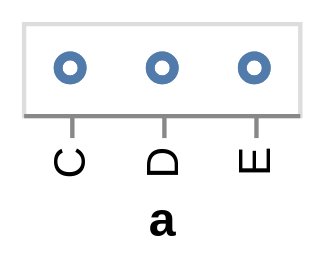

The specification (Vega-Lite) saved for this image:
### Vega specification from a JSON file in a GitHub repository (floating-point values rounded to 4 significant figures)
{"$schema": "https://vega.github.io/schema/vega/v3.0.json", "autosize": "pad", "padding": 5, "style": "cell", "data": [{"name": "source_0", "values": [{"a": "C", "b": 2}, {"a": "C", "b": 7}, {"a": "C", "b": 4}, {"a": "D", "b": 1}, {"a": "D", "b": 2}, {"a": "D", "b": 6}, {"a": "E", "b": 8}, {"a": "E", "b": 4}, {"a": "E", "b": 7}]}], "signals": [{"name": "x_step", "value": 21}, {"name": "width", "update": "bandspace(domain('x').length, 1, 0.5) * x_step"}, {"name": "height", "update": "21"}], "marks": [{"name": "marks", "type": "symbol", "role": "point", "style": ["point"], "from": {"data": "source_0"}, "encode": {"update": {"x": {"scale": "x", "field": "a"}, "y": {"signal": "height", "mult": 0.5}, "stroke": {"value": "#4c78a8"}, "fill": {"value": "transparent"}, "opacity": {"value": 0.7}}}}], "scales": [{"name": "x", "type": "point", "domain": {"data": "source_0", "field": "a", "sort": true}, "range": {"step": {"signal": "x_step"}}, "round": true, "padding": 0.5}], "axes": [{"scale": "x", "orient": "bottom", "title": "a", "zindex": 1, "encode": {"labels": {"update": {"angle": {"value": 270}, "align": {"value": "right"}, "baseline": {"value": "middle"}}}}}], "config": {"axis": {"domainColor": "#888", "tickColor": "#888"}, "axisY": {"minExtent": 30}}}
